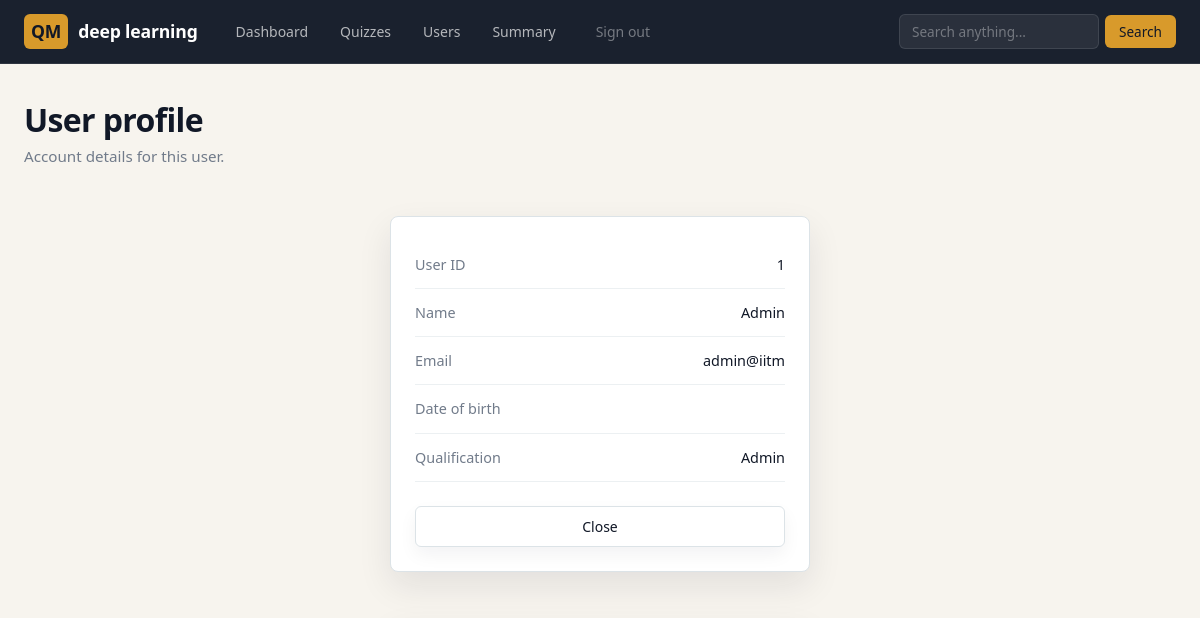
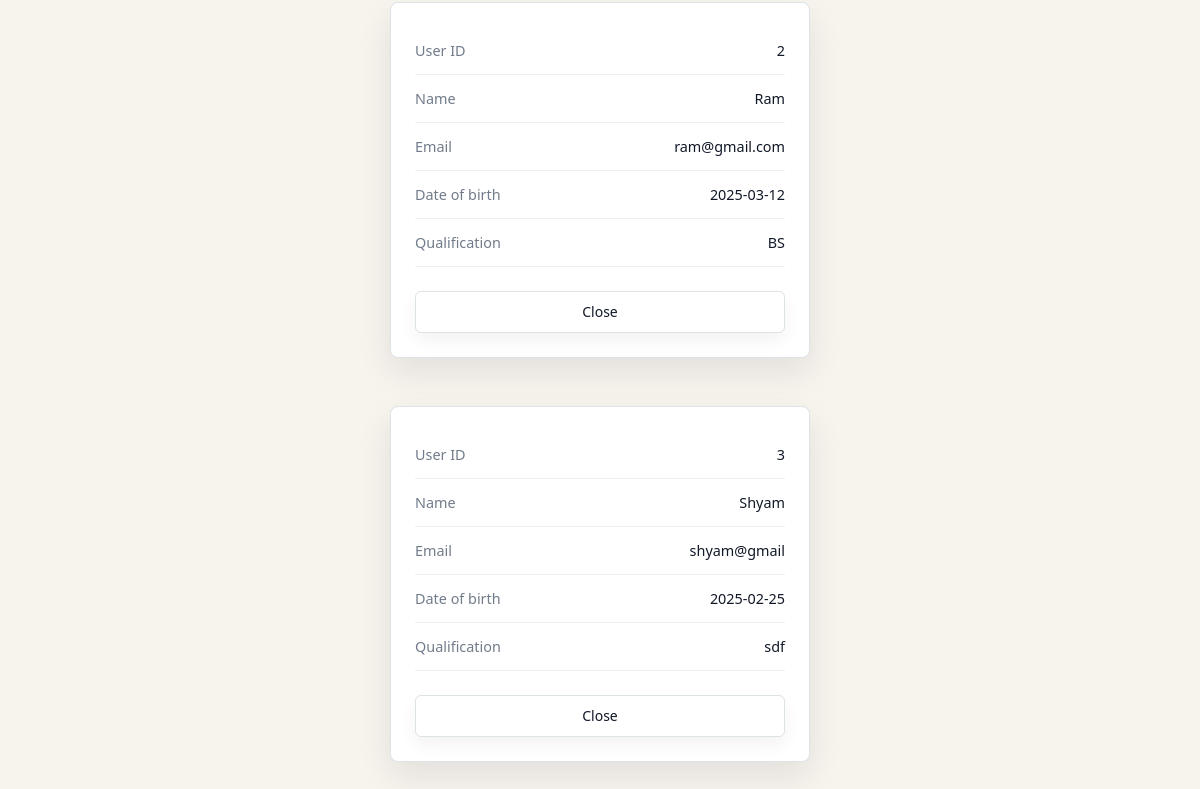
The app's page /admin/search/deep learning (signed in), older data (2 pictures, top to bottom).
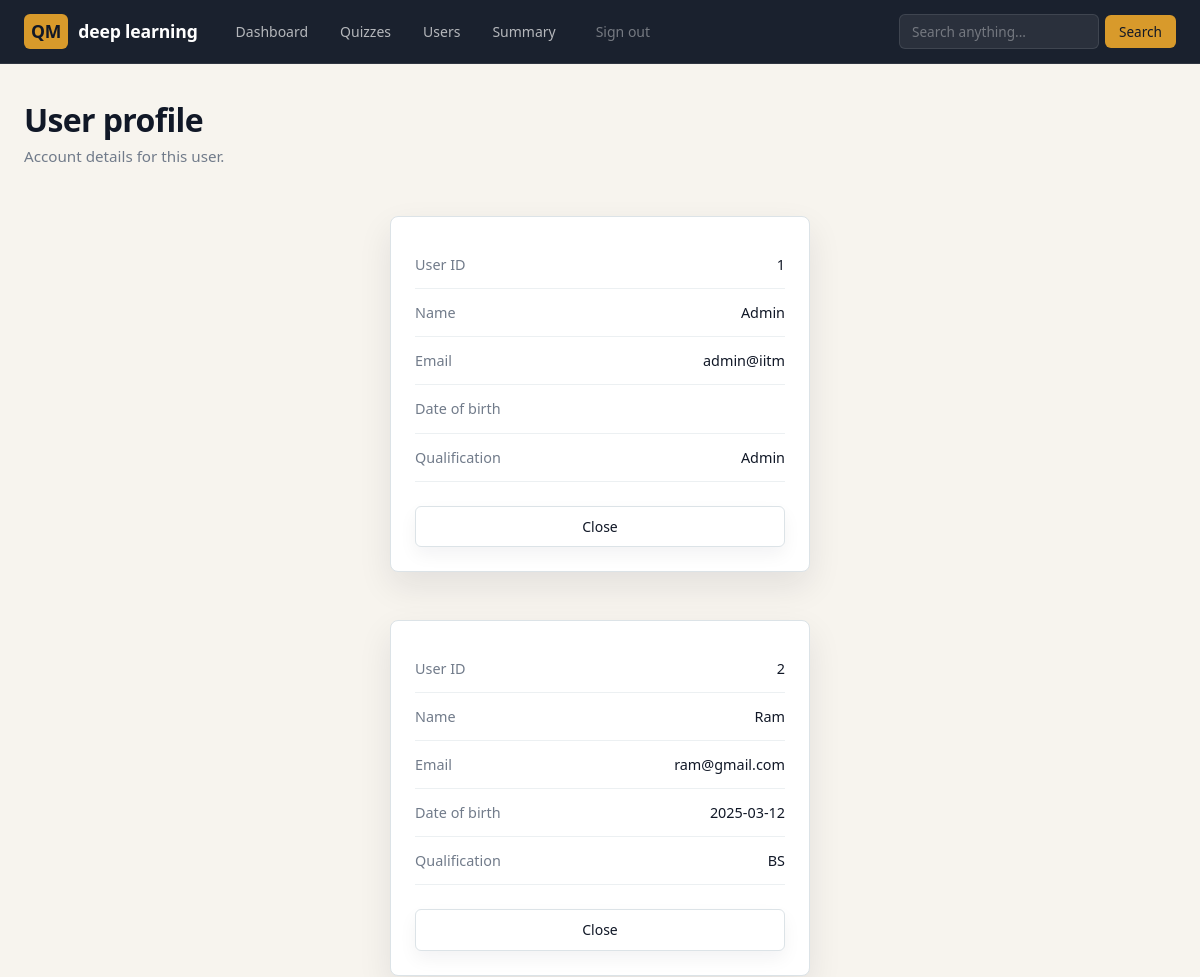
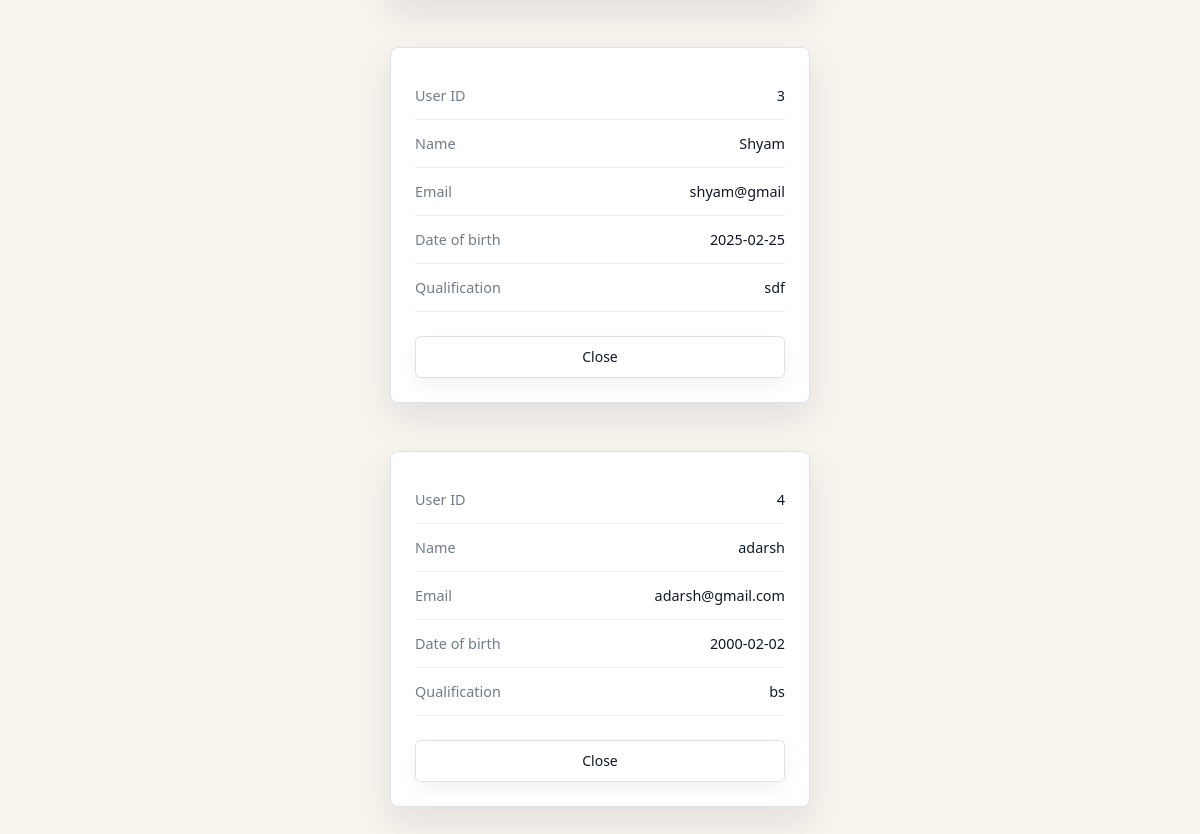
The same page, newer data (2 pictures, top to bottom).
### models/models.py (models this page shows)
class user_info(db.Model):
    __tablename__ = 'user_info'
    id = db.Column(db.Integer, primary_key=True)
    name = db.Column(db.String, nullable=False)
    email = db.Column(db.String, nullable=False)
    password = db.Column(db.String, nullable=False)
    qualification = db.Column(db.String, nullable=False)
    dob = db.Column(db.String, nullable=False)
    role = db.Column(db.Integer, default=1)

class Subject(db.Model):
    __tablename__ = 'subject'
    id = db.Column(db.Integer, primary_key=True)
    name = db.Column(db.String, unique=True, nullable=False)
    description = db.Column(db.Text)
    chapters = db.relationship('Chapter', backref='subject', lazy=True)

### controllers/controllers.py (the view, shortened to what this page needs)
@app.route("/admin/search/<name>", methods=["GET", "POST"])
@login_required
def admin_search(name):
    search_txt = request.form.get("search", "").strip()
    current_page = request.form.get("page", "home")
    by_subject = search_by_subj(search_txt)
    by_chapter = search_by_chap(search_txt)
    quiz_by_subject = search_quiz_by_subj(search_txt)
    quiz_by_chapter = search_quiz_by_chap(search_txt)
    by_question = search_quiz_by_question(search_txt)
    by_user = search_user(search_txt)
    if by_user:
        return render_template("user_detail.html",name=name,users=by_user)
    elif by_question:
        return render_template("quiz_management.html", name=name, quizs=by_question,current_page="quiz")
    return render_template("not_found.html", name=name,text=search_txt+" " + "Not Found")

### controllers/controllers.py (called while the page is built)
def login_required(f):
    @wraps(f)
    def decorated_function(*args, **kwargs):
        if "user_id" not in session:
            return redirect(url_for("login"))
        return f(*args, **kwargs)
    return decorated_function

def search_by_subj(search_txt):
    subjects = Subject.query.filter(Subject.name.ilike("%" + search_txt + "%")).all()
    return subjects

def search_by_chap(search_txt):
    chapters = Chapter.query.filter(Chapter.name.ilike(f"%{search_txt}%")).all()
    subjects = {chapter.subject for chapter in chapters}
    return list(subjects)

def search_quiz_by_subj(search_txt):
    subjects = Subject.query.filter(Subject.name.ilike("%" + search_txt + "%")).all()
    quizzes = []
    for subject in subjects:
        for chapter in subject.chapters:
            for quiz in chapter.quizzes:
                quizzes.append(quiz)
    return quizzes

def search_quiz_by_chap(search_txt):
    chapters = Chapter.query.filter(Chapter.name.ilike(f"%{search_txt}%")).all()
    quizzes = []
    for chapter in chapters:
            for quiz in chapter.quizzes:
                quizzes.append(quiz)
    return quizzes

def search_quiz_by_question(search_txt):
    questions = Question.query.filter(db.or_(
        Question.question_title.ilike(f"%{search_txt}%"),
        Question.question_statement.ilike(f"%{search_txt}%")
        )).all()
    quizzes = []
    for question in questions:
        if question.quiz not in quizzes:
            quizzes.append(question.quiz)
    return quizzes

def search_user(search_txt):
    users = user_info.query.filter(user_info.name.ilike(f"%{search_txt}%")).all()
    return users

### templates/user_detail.html (shortened to what this page needs)
<!DOCTYPE html>
<html lang="en">
<head>
    <link rel="stylesheet" href="/static/css/main.css">
</head>
<body>
    {%include 'admin_nav.html'%}
    <div class="qm-page">
        <div class="qm-header">
            <h1>User profile</h1>
            <p class="qm-text-muted">Account details for this user.</p>
        </div>
        {% if users %}
        {% for user in users %}
        <div class="qm-card qm-card--lifted qm-user-card">
            <div class="qm-card__body">
                <div class="qm-user-card__row">
                    <span>User ID</span>
                    <span>{{user.id}}</span>
                </div>
                <div class="qm-user-card__row">
                    <span>Name</span>
                    <span>{{user.name}}</span>
                </div>
                <div class="qm-user-card__row">
                    <span>Email</span>
                    <span>{{user.email}}</span>
                </div>
                <div class="qm-user-card__row">
                    <span>Date of birth</span>
                    <span>{{user.dob}}</span>
                </div>
                <div class="qm-user-card__row">
                    <span>Qualification</span>
                    <span>{{user.qualification}}</span>
                </div>
                <div style="margin-top:24px">
                    <a href="/admin/{{name}}" class="qm-btn qm-btn--secondary qm-btn--block">Close</a>
                </div>
            </div>
        </div>
        {% endfor %}
        {%else%}
        <div class="qm-empty">
            <h3>No users found</h3>
            <p>Try a different search.</p>
        </div>
        {%endif%}
    </div>
</body>
</html>

### templates/admin_nav.html (shortened to what this page needs)
<nav class="qm-nav">
    <div class="qm-nav__brand"><span>QM</span> {{name}}</div>
    <ul class="qm-nav__links">
        <li><a href="/admin/{{name}}">Dashboard</a></li>
        <li><a href="/admin/quiz_management/{{name}}">Quizzes</a></li>
        <li><a href="/admin/users/{{name}}">Users</a></li>
        <li><a href="/admin/admin_summary/{{name}}">Summary</a></li>
        <li><a href="/logout" class="nav-logout">Sign out</a></li>
    </ul>
    <form class="qm-nav__search" role="search" action="/admin/search/{{name}}" method="post">
        <input type="search" name="search" placeholder="Search anything..." aria-label="Search" value="{{ request.form.get('search', '') }}">
        <button type="submit">Search</button>
    </form>
</nav>

Row changes from the older to the newer data that the page shows:
added Subject: name "deep learning"
added user_info: id "4", name "adarsh", email "adarsh@gmail.com", dob "2000-02-02", qualification "bs"
Text that changed along with them:
{{ name }}: "deep learning" → (not shown)
